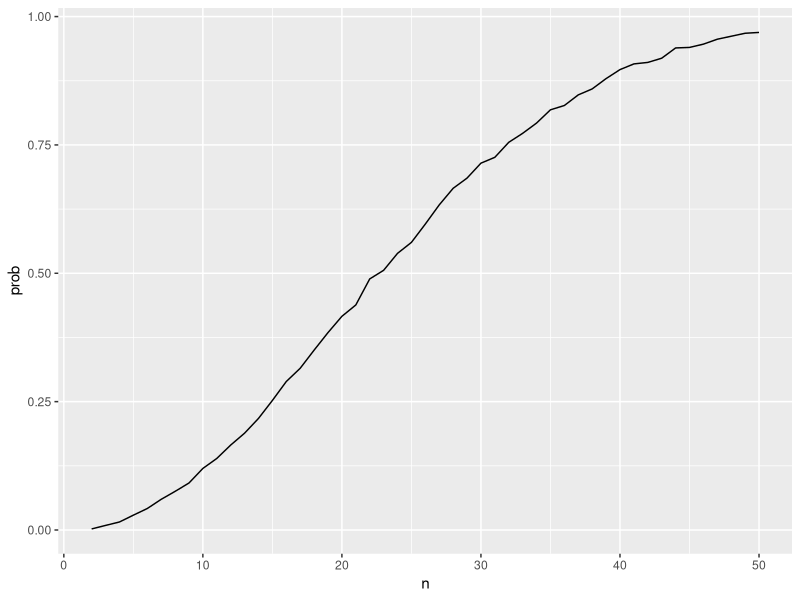

This chart was generated by the following R code:
## ---- chunk 1
library(tidyverse)
library(ggplot2)
library(dplyr)
## ---- chunk 2
bday_sim = function(n) {
  
  bdays = sample(1:365, size = n, replace = TRUE)
  
  duplicate = length(unique(bdays)) < n
  
  return(duplicate)
}
## ---- chunk 3
sim_res =
  expand_grid(
    n = 2:50,
    iter = 1:10000
  ) |> 
  mutate(res = map_lgl(n, bday_sim)) |> 
  group_by(n) |> 
  summarize(prob = mean(res))

sim_res |> 
  ggplot(aes(x = n, y = prob)) +
  geom_line()
